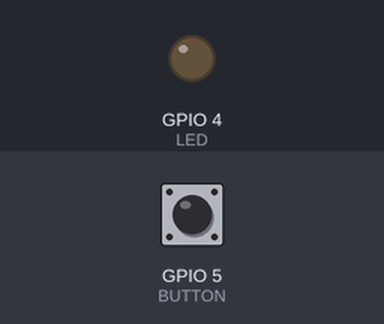
A program run on a simulated Raspberry Pi (BCM pin numbers). On the bench: output pins drawn as LEDs (lit = HIGH). Inputs (shaded band) come from the test bench; at power-on: GPIO 5 (BUTTON) HIGH. What the program prints to the terminal is not drawn.

Above: at 1.2 s.
1.3 s: GPIO 5 (BUTTON) pulled LOW for 0.15 s
At 1.37 s:
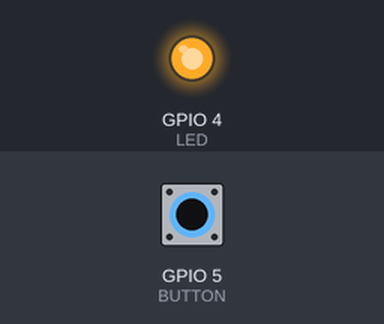
2.9 s: GPIO 5 (BUTTON) pulled LOW for 3.2 s
At 7.4 s:
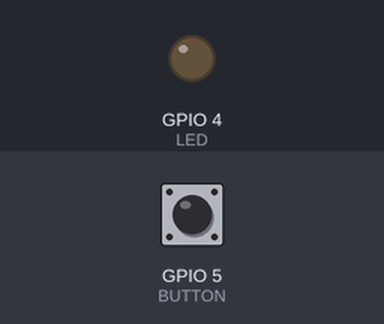
Timing chart, 0 to 8.9 s (numbered marks = the images above; inputs shaded):
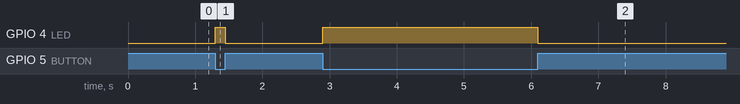

Measured:
- after the input at 1.3 s, GPIO 4 (LED): LOW → HIGH at once, → LOW 0.15 s later
- after the input at 2.9 s, GPIO 4 (LED): LOW → HIGH at once, → LOW 3.2 s later

The program:

led_btn.py
```python
import RPi.GPIO as GPIO
import time

LED = 4
BUTTON = 5

# Using BCM GPIO
GPIO.setmode(GPIO.BCM)
# Set LED pin as OUTPUT
GPIO.setup(LED, GPIO.OUT)
# Set BUTTON pin as INPUT
GPIO.setup(BUTTON, GPIO.IN, pull_up_down = GPIO.PUD_UP)

count = 0

try:

    while True:
        # Do not click the button
        if GPIO.input(BUTTON):
            # turn off LED
            GPIO.output(LED, False)
        # Click the button
        else:
            # turn on LED
            GPIO.output(LED, True)
            count += 1
        print(f'LED lights {count} times')

except KeyboardInterrupt:
    print("keyboard interrupt")
    GPIO.cleanup()
```
